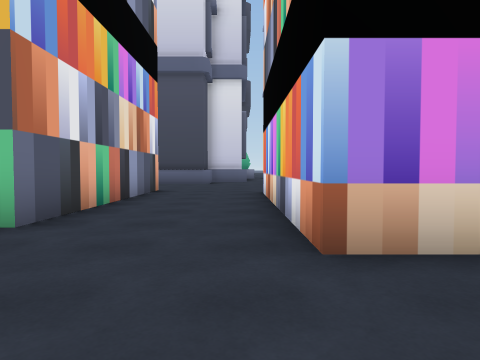
[1] (above)

24 first-person views from a walk through a Unity game level. The camera is 1.2 m above the floor, tilts 2° down and sees 75° across. The floor is counted in squares, 2 m on a side. Each view is taken from the middle of a square. On the plan, view 1 faces up. The plan holds only what a view shows up to about 9 squares ahead; the rest is blank. The place goes on beyond the plan. The player is left out.

[2]
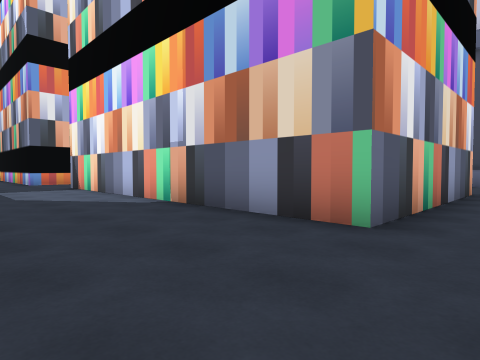

[3]
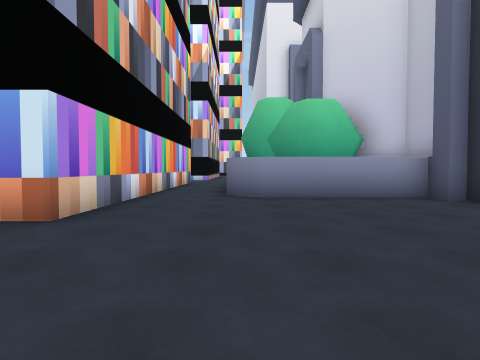

[4]
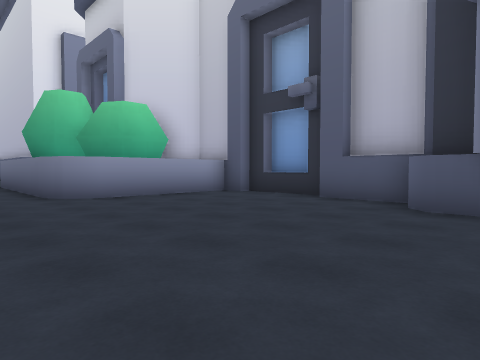

[5]
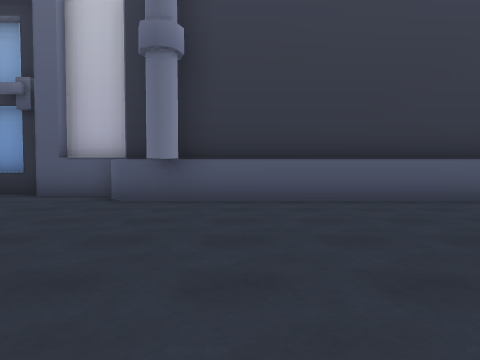

[6]
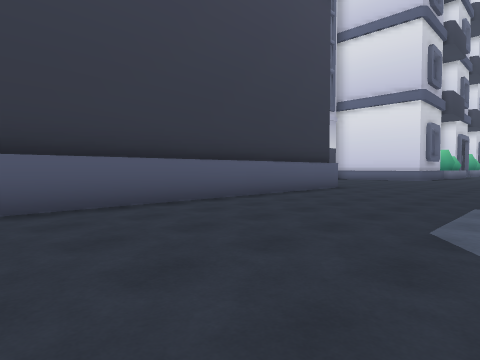

[7]
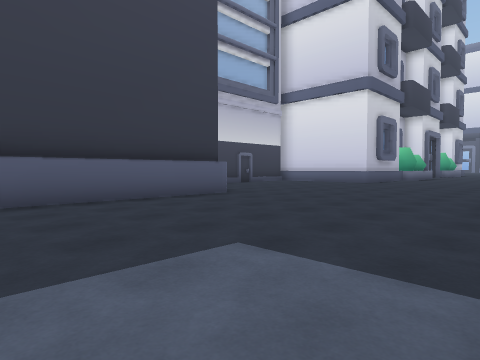

[8]
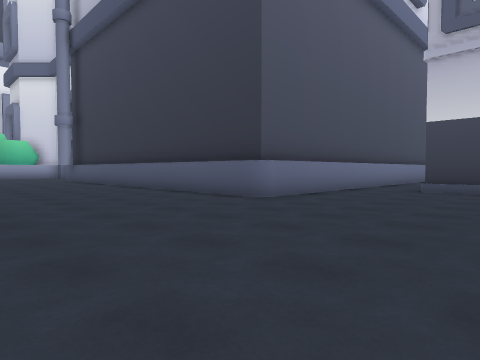

[9]
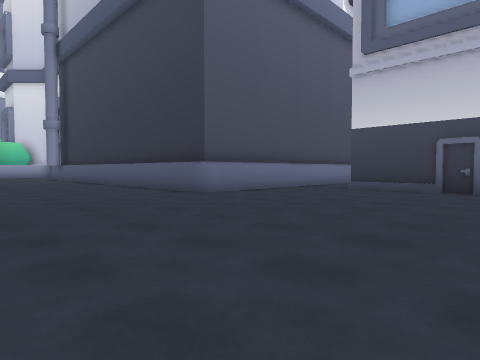

[10]
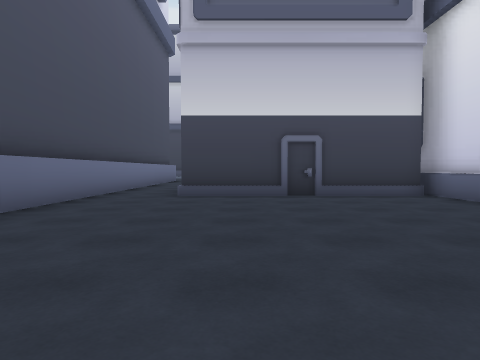

[11]
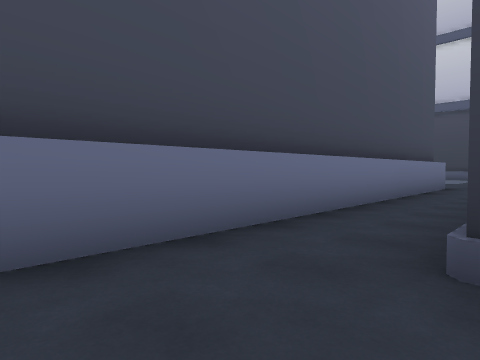

[12]
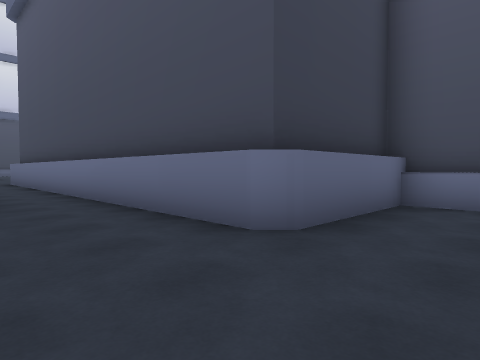

[13]
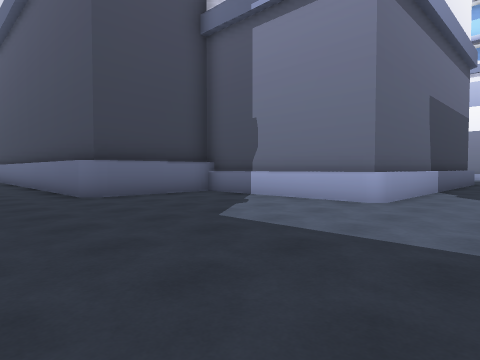

[14]
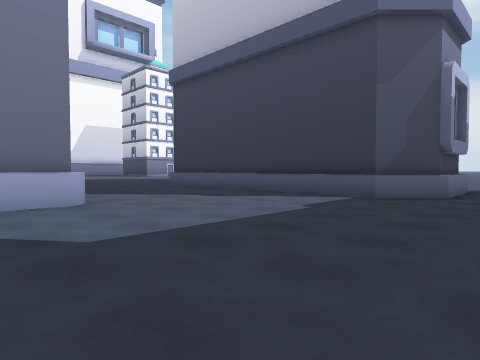

[15]
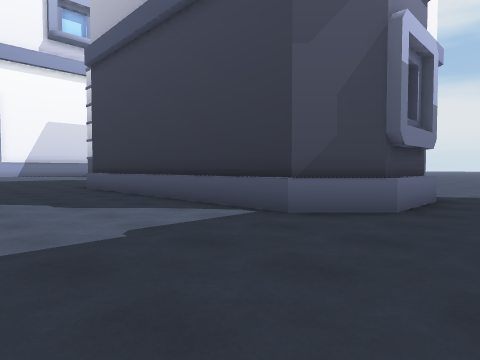

[16]
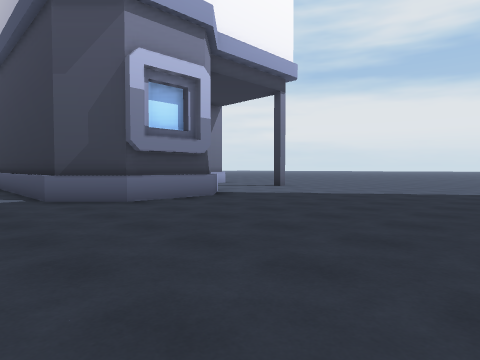

[17]
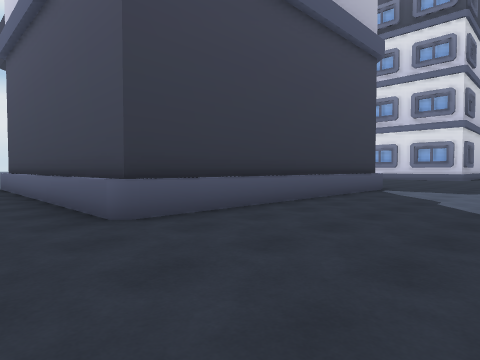

[18]
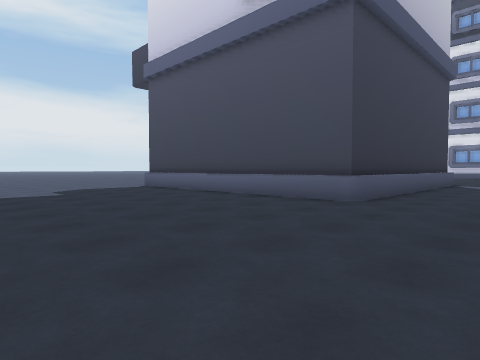

[19]
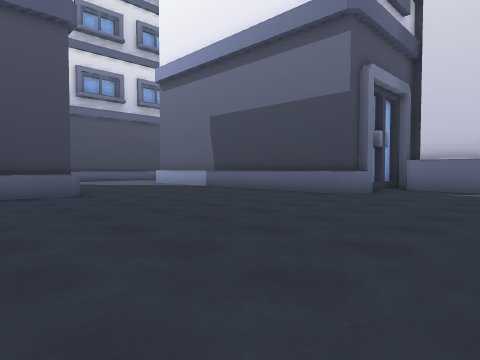

[20]
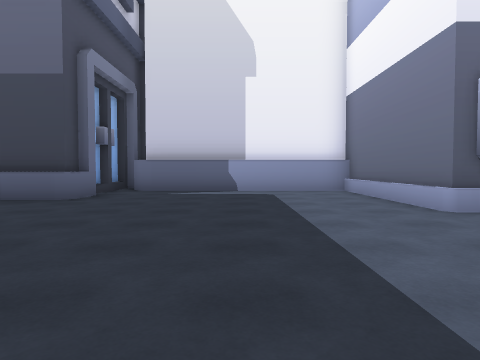

[21]
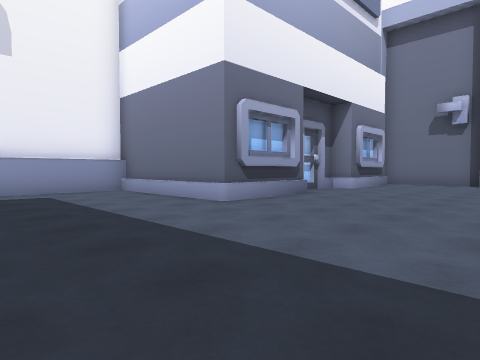

[22]
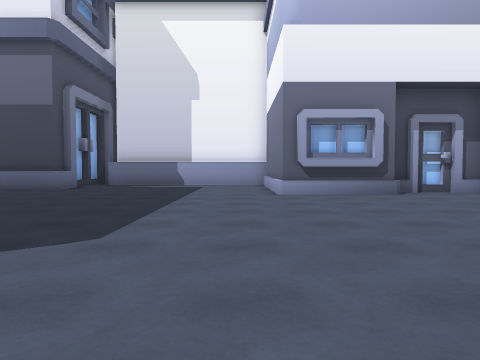

[23]
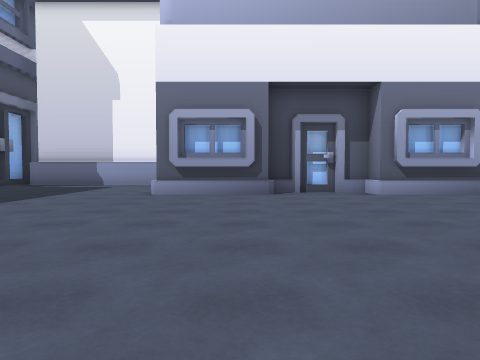

[24]
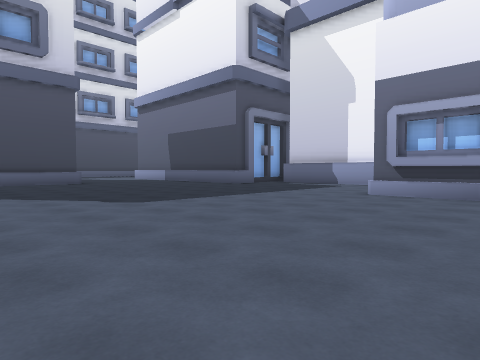

### Floor plan
Points are (right, up) in squares from view 1. A wall is a line through its corners. A room is listed if a view was taken in it or the views show most of it. See-through windows are left out.
Room 1 (views 1, 2, 3, 4, 5, 6, 7, 8, 9, 10, 11)
walls: (-2.3, 8.9) (-2.3, 3.2) (-10.6, 3.2); (-2.4, -3.2) (-1.8, -3.2); (-14.7, -3.2) (-2.8, -3.2); (-1.6, -4) (0.6, -4); (0.8, -4.3) (2.9, -4.3) (2.9, -4) (3.6, -4) (3.6, -0.5) (3.9, 0.1) (4.5, 0.3) (8.1, 0.3); (1.2, -4.7) (2.4, -4.7) (2.4, -4.2); (6.1, 2.2) (0.6, 2.2) (0.6, 7.6); (-21.5, -7.1) (-16.6, -7.1); (-14.4, -13.4) (-14.4, -3.2); (-14.7, -13.4) (-14.7, -3.2) (-14.4, -2.9) (-1.8, -2.9) (-1.4, -3.3)
ways out: opening at (-15.5, -13.5) to room 2
Room 2 (views 12, 13, 14, 15, 16, 17, 18, 19, 20, 21, 22, 23, 24)
walls: (-6.7, -25.5) (-6.7, -30.5); (-6.3, -20.9) (-11.3, -20.9); (-6.5, -20.7) (-11.3, -20.7) (-11.3, -15.9) (-14.4, -15.9) (-14.4, -13.4); (-11.5, -20.7) (-11.5, -16.2) (-14.7, -16.2) (-14.7, -13.4); (-2.5, -20.1) (-2.5, -20.7) (-4.5, -20.7); (-2.3, -19.8) (-2.3, -20.7) (-2.5, -20.9) (-4.8, -20.9); (-2.5, -18) (-2.5, -19.4); (-15.3, -28.6) (-15.3, -26.7) (-14.3, -25.7) (-6.7, -25.7); (-14.4, -16.3) (-14.8, -15.9); (6.8, -22.6) (4, -22.6) (4, -18.4) (-1.7, -18.4) (-2.1, -18); (9.3, -21.9) (6.8, -21.9)
low walls: (-6.5, -25.5) (-6.5, -30.5); (-14.6, -29.5) (-15.5, -28.7) (-15.5, -26.6) (-14.4, -25.5) (-6.7, -25.5)
ways out: opening at (-15.5, -13.5) to room 1

Positions as (right, up) in squares from view 1, and headings:
1: (0, 0), facing up
2: (-1, 0), facing up-left
3: (-3, 0), facing right
4: (-3, 2), facing down-right
5: (-4, 3), facing down
6: (-5, 2), facing down-left
7: (-9, 3), facing down-left
8: (-19, 2), facing down-right
9: (-21, 2), facing down-right
10: (-18, 0), facing down
11: (-17, -5), facing down-right
12: (-17, -18), facing up-right
13: (-17, -23), facing up-right
14: (-17, -19), facing down-right
15: (-17, -22), facing down-right
16: (-21, -24), facing down-right
17: (-5, -22), facing down-left
18: (-1, -23), facing down-left
19: (1, -28), facing up-left
20: (1, -27), facing up
21: (0, -27), facing up-right
22: (3, -30), facing up
23: (6, -30), facing up
24: (7, -30), facing up-left
